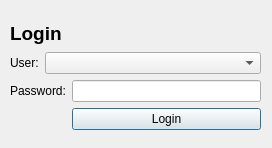
<?xml version="1.0" encoding="UTF-8"?>
<ui version="4.0">
 <class>loginDlg</class>
 <widget class="QDialog" name="loginDlg">
  <property name="geometry">
   <rect>
    <x>0</x>
    <y>0</y>
    <width>272</width>
    <height>148</height>
   </rect>
  </property>
  <property name="windowTitle">
   <string>Login</string>
  </property>
  <widget class="QWidget" name="layoutWidget">
   <property name="geometry">
    <rect>
     <x>10</x>
     <y>20</y>
     <width>251</width>
     <height>110</height>
    </rect>
   </property>
   <layout class="QVBoxLayout" name="verticalLayout">
    <item>
     <widget class="QLabel" name="label_3">
      <property name="font">
       <font>
        <pointsize>14</pointsize>
        <weight>75</weight>
        <bold>true</bold>
       </font>
      </property>
      <property name="text">
       <string>Login</string>
      </property>
     </widget>
    </item>
    <item>
     <layout class="QGridLayout" name="gridLayout">
      <item row="1" column="2">
       <widget class="QLineEdit" name="loginPwdLineEdit">
        <property name="echoMode">
         <enum>QLineEdit::Password</enum>
        </property>
       </widget>
      </item>
      <item row="0" column="0">
       <widget class="QLabel" name="label">
        <property name="text">
         <string>User:</string>
        </property>
       </widget>
      </item>
      <item row="2" column="2">
       <widget class="QPushButton" name="loginBtn">
        <property name="text">
         <string>Login</string>
        </property>
       </widget>
      </item>
      <item row="0" column="1" colspan="2">
       <widget class="QComboBox" name="userComboBox"/>
      </item>
      <item row="1" column="0" colspan="2">
       <widget class="QLabel" name="label_2">
        <property name="text">
         <string>Password:</string>
        </property>
       </widget>
      </item>
     </layout>
    </item>
   </layout>
  </widget>
 </widget>
 <resources/>
 <connections/>
</ui>
